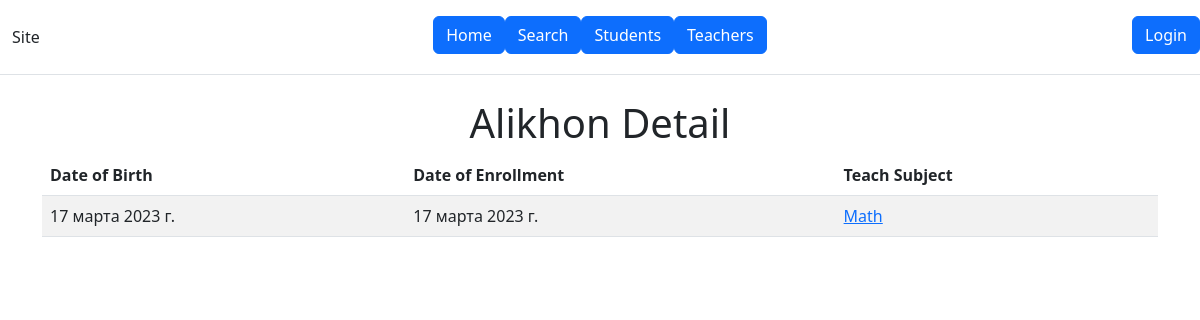
The app's page /teacher/Alikhon/ with its own data.
### main/models.py (models this page shows, shortened)
class Teacher(models.Model):
    name = models.CharField(max_length=100)
    date_of_birth = models.DateField()
    date_of_enrollment = models.DateField()
    teachSubj = models.ForeignKey('SubjectLesson', on_delete=models.CASCADE)
    gender = models.ForeignKey(Gender, on_delete=models.CASCADE)
    nation = models.ForeignKey(Nation, on_delete=models.CASCADE)
    category = models.ForeignKey(Category, on_delete=models.CASCADE, blank=True)
    work_experience = models.IntegerField(blank=True)
    admission_year = models.IntegerField()
    mail = models.CharField(max_length=50, blank=True)
    number_phone = models.CharField(max_length=20)
    number_whatsapp = models.CharField(max_length=20)
    date_certification = models.DateField(auto_now_add=True)
    address = models.CharField(max_length=100)

class SubjectLesson(models.Model):
    nameSubject = models.CharField(max_length=100)
    teachers = models.ManyToManyField(Teacher, blank=True)

### main/views.py (the view)
# urls.py: path('teacher/<str:name>/', views.teacher_detail, name='teacher_detail'),
def teacher_detail(request, name):
    teacher = Teacher.objects.get(name=name)
    context = {'teacher': teacher}
    return render(request, 'main/teacher_detail.html', context)

### main/templates/main/teacher_detail.html
{% extends 'main/base.html' %}
{% block content %}
  <center><h1>{{ teacher.name }} Detail</h1></center>
  <table class="table table-striped">
    <thead>
      <tr>
        <th>Date of Birth</th>
        <th>Date of Enrollment</th>
        <th>Teach Subject</th>
      </tr>
    </thead>
    <tbody>
      <tr>
        <td>{{ teacher.date_of_birth }}</td>
        <td>{{ teacher.date_of_enrollment }}</td>
        <td><a href="{% url 'main:subject_detail' name=teacher.teachSubj.nameSubject %}">{{ teacher.teachSubj.nameSubject }}</a></td>
      </tr>
    </tbody>
  </table>
{% endblock %}

### records on screen
Teacher: name "Alikhon", date_of_birth "17 марта 2023 г.", date_of_enrollment "17 марта 2023 г.", teachSubj.nameSubject "Math"
